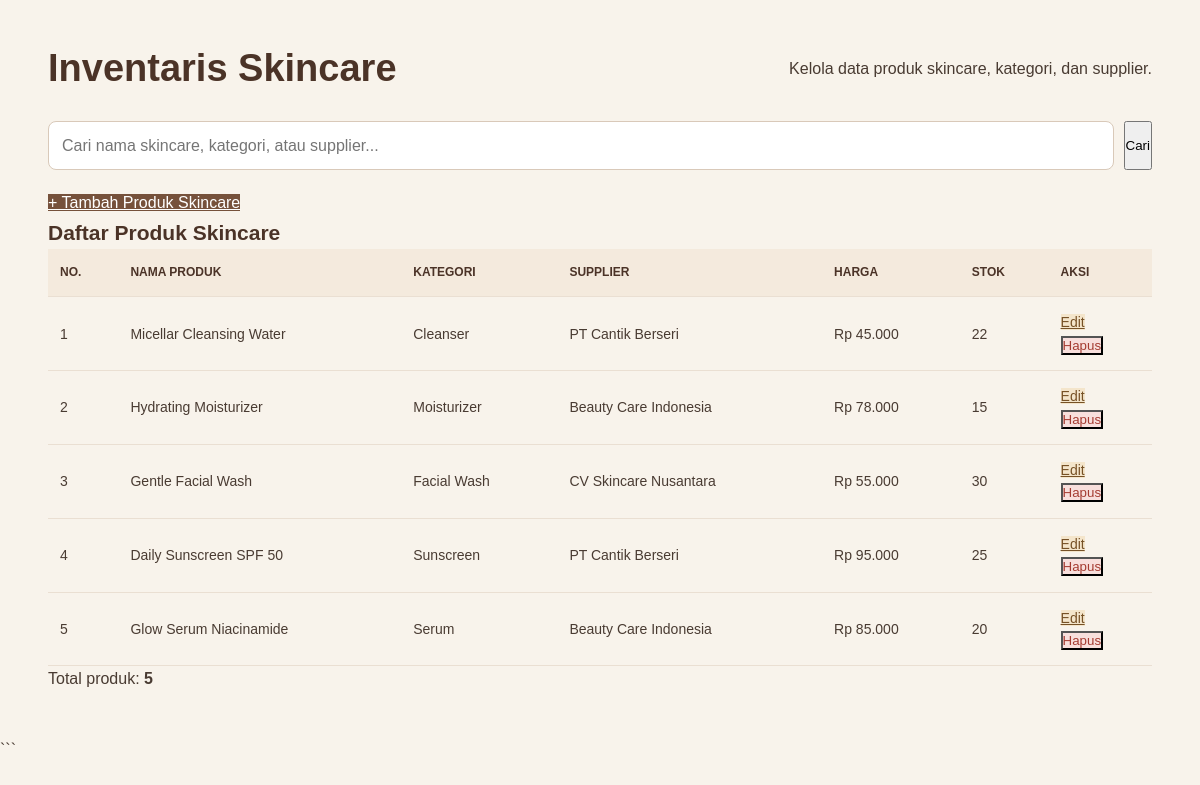
The page / on the database its author committed.
### tables this page shows
CREATE TABLE produk (
    id INT AUTO_INCREMENT PRIMARY KEY,
    nama VARCHAR(150) NOT NULL,
    harga DECIMAL(12,2) NOT NULL DEFAULT 0,
    stok INT NOT NULL DEFAULT 0,
    kategori_id INT NOT NULL,
    supplier_id INT NOT NULL,
    CONSTRAINT fk_produk_kategori
        FOREIGN KEY (kategori_id) REFERENCES kategori(id),
    CONSTRAINT fk_produk_supplier
        FOREIGN KEY (supplier_id) REFERENCES supplier(id)
);

CREATE TABLE kategori (
    id INT AUTO_INCREMENT PRIMARY KEY,
    nama VARCHAR(100) NOT NULL UNIQUE
);

CREATE TABLE supplier (
    id INT AUTO_INCREMENT PRIMARY KEY,
    nama VARCHAR(150) NOT NULL
);

### functions.php (called while the page is built, shortened)
<?php
function e(mixed $value): string
{
    return htmlspecialchars(
        (string) $value,
        ENT_QUOTES | ENT_SUBSTITUTE,
        'UTF-8'
    );
}

### index.php (the view, shortened to what this page needs)
<?php
require_once __DIR__ . '/config/functions.php';
$pdo = Database::getInstance()->getConnection();
$keyword = trim($_GET['search'] ?? '');
$sql = "
    SELECT
        p.id,
        p.nama,
        p.harga,
        p.stok,
        k.nama AS nama_kategori,
        s.nama AS nama_supplier
    FROM produk p
    LEFT JOIN kategori k ON p.kategori_id = k.id
    LEFT JOIN supplier s ON p.supplier_id = s.id
";
$params = [];
$sql .= " ORDER BY p.id DESC";
$stmt = $pdo->prepare($sql);
$stmt->execute($params);
$products = $stmt->fetchAll(PDO::FETCH_ASSOC);
?>
<!DOCTYPE html>
<html lang="id">
<head>
    <link rel="stylesheet" href="assets/style.css">
</head>
<body>
<div class="container">
    <header class="page-header">
        <h1>Inventaris Skincare</h1>
        <p>Kelola data produk skincare, kategori, dan supplier.</p>
    </header>
    <form method="GET" action="index.php" class="search-form">
        <input
            type="text"
            name="search"
            placeholder="Cari nama skincare, kategori, atau supplier..."
            value="<?= e($keyword) ?>"
        >
        <button type="submit">Cari</button>
    </form>
    <div class="action-bar">
        <a href="create.php" class="btn-primary">
            + Tambah Produk Skincare
        </a>
    </div>
    <h2>Daftar Produk Skincare</h2>
    <div class="table-wrapper">
        <table>
            <thead>
                <tr>
                    <th>No.</th>
                    <th>Nama Produk</th>
                    <th>Kategori</th>
                    <th>Supplier</th>
                    <th>Harga</th>
                    <th>Stok</th>
                    <th>Aksi</th>
                </tr>
            </thead>
            <tbody>
                <?php if (count($products) > 0): ?>
                    <?php foreach ($products as $index => $product): ?>
                        <tr>
                            <td><?= $index + 1 ?></td>
                            <td><?= e($product['nama']) ?></td>
                            <td>
                                <?= e($product['nama_kategori'] ?? '-') ?>
                            </td>
                            <td>
                                <?= e($product['nama_supplier'] ?? '-') ?>
                            </td>
                            <td>
                                Rp <?= number_format(
                                    (float) $product['harga'],
                                    0,
                                    ',',
                                    '.'
                                ) ?>
                            </td>
                            <td><?= e($product['stok']) ?></td>
                            <td class="action-buttons">
                                <a
                                    href="edit.php?id=<?= urlencode(
                                        (string) $product['id']
                                    ) ?>"
                                    class="btn-edit"
                                >
                                    Edit
                                </a>
                                <form
                                    action="delete.php"
                                    method="POST"
                                    onsubmit="return confirm(
                                        'Yakin ingin menghapus produk ini?'
                                    );"
                                >
                                    <button
                                        type="submit"
                                        class="btn-delete"
                                    >
                                        Hapus
                                    </button>
                                </form>
                            </td>
                        </tr>
                    <?php endforeach; ?>
                <?php endif; ?>
            </tbody>
        </table>
    </div>
    <p class="total-products">
        Total produk:
        <strong><?= count($products) ?></strong>
    </p>
</div>
</body>
</html>

### style.css (style rules this page uses)
* { margin: 0; padding: 0; box-sizing: border-box; }
:root { --brown: #76513b; --brown-dark: #4b3327; --cream: #f8f3eb; --white: #fffdf9; --text: #493b32; --muted: #8b7a6d; --border: #eadfd2; }
body { min-height: 100vh; background: var(--cream); color: var(--text); font-family: Arial, Helvetica, sans-serif; line-height: 1.6; }
.container { width: min(1200px, 92%); margin: 0 auto; padding: 45px 0; }
.page-header { display: flex; align-items: center; justify-content: space-between; gap: 20px; margin-bottom: 28px; }
h1 { color: var(--brown-dark); font-size: clamp(28px, 4vw, 38px); line-height: 1.25; }
h2 { font-size: 21px; color: var(--brown-dark); }
.btn-primary { background: var(--brown); color: white; }
.btn-edit { background: #f4e5cb; color: #765126; }
.btn-delete { background: #f8dfdc; color: #a53c32; }
.search-form { display: flex; gap: 10px; margin-bottom: 20px; }
.search-form input { flex: 1; min-width: 0; padding: 11px 13px; border: 1px solid #d9c9b9; border-radius: 8px; font: inherit; background: white; }
.table-wrapper { overflow-x: auto; }
table { width: 100%; border-collapse: collapse; white-space: nowrap; }
th, td { padding: 14px 12px; border-bottom: 1px solid var(--border); text-align: left; font-size: 14px; }
th { background: #f4eadd; color: var(--brown-dark); font-size: 12px; text-transform: uppercase; }

### rows shown on the page
produk: nama "Micellar Cleansing Water", kategori.nama "Cleanser", supplier.nama "PT Cantik Berseri", harga "45.000", stok "22"
produk: nama "Hydrating Moisturizer", kategori.nama "Moisturizer", supplier.nama "Beauty Care Indonesia", harga "78.000", stok "15"
produk: nama "Gentle Facial Wash", kategori.nama "Facial Wash", supplier.nama "CV Skincare Nusantara", harga "55.000", stok "30"
produk: nama "Daily Sunscreen SPF 50", kategori.nama "Sunscreen", supplier.nama "PT Cantik Berseri", harga "95.000", stok "25"
produk: nama "Glow Serum Niacinamide", kategori.nama "Serum", supplier.nama "Beauty Care Indonesia", harga "85.000", stok "20"

### other values the page prints
count($products) "5"
